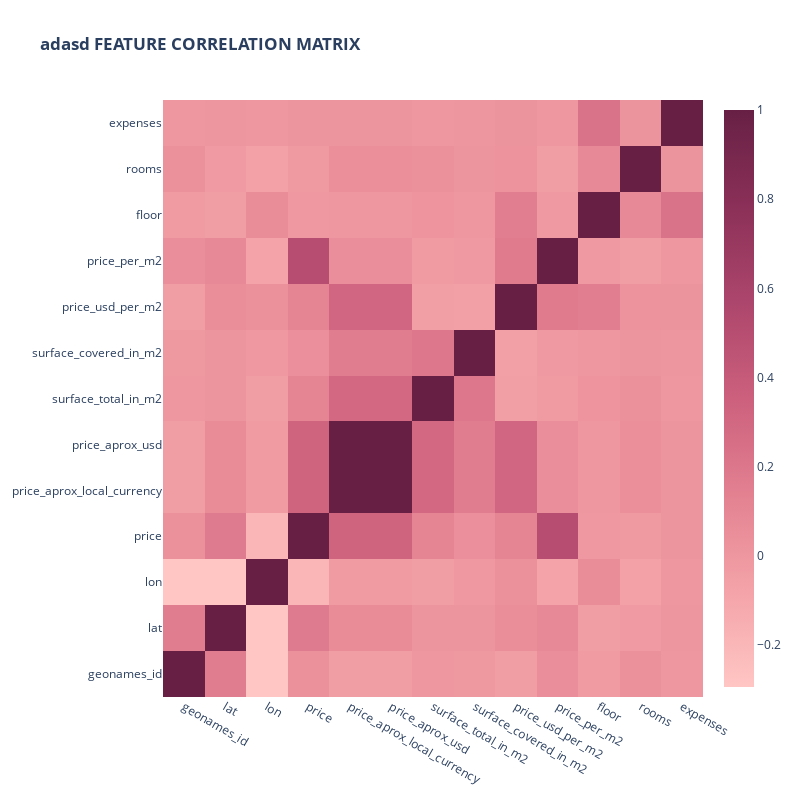

Notebook source saved alongside this figure:
### Code cell
import plotly.io as pio
#
pio.show(test, engine='kaleido')

### Figure 1 — Plotly figure (JSON) as saved in the notebook; plotly's stock layout.template omitted (floating-point values rounded to 4 significant figures; data arrays with more than 128 entries replaced by an {"elided": "..."} marker saying what was removed)
{"data": [{"colorscale": [[0, "rgb(255, 198, 196)"], [0.1667, "rgb(244, 163, 168)"], [0.3333, "rgb(227, 129, 145)"], [0.5, "rgb(204, 96, 125)"], [0.6667, "rgb(173, 70, 108)"], [0.8333, "rgb(139, 48, 88)"], [1, "rgb(103, 32, 68)"]], "type": "heatmap", "x": ["geonames_id", "lat", "lon", "price", "price_aprox_local_currency", "price_aprox_usd", "surface_total_in_m2", "surface_covered_in_m2", "price_usd_per_m2", "price_per_m2", "floor", "rooms", "expenses"], "y": ["geonames_id", "lat", "lon", "price", "price_aprox_local_currency", "price_aprox_usd", "surface_total_in_m2", "surface_covered_in_m2", "price_usd_per_m2", "price_per_m2", "floor", "rooms", "expenses"], "z": {"elided": "13x13 float values"}}], "layout": {"height": 800, "title": {"text": "<b>adasd FEATURE CORRELATION MATRIX"}, "width": 800, "xaxis": {"anchor": "y", "domain": [0, 1]}, "yaxis": {"anchor": "x", "domain": [0, 1]}}}
